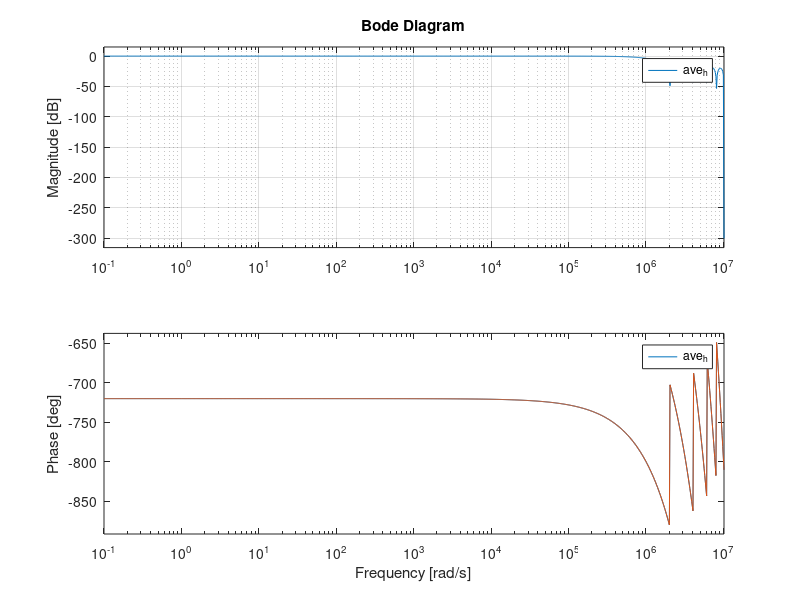
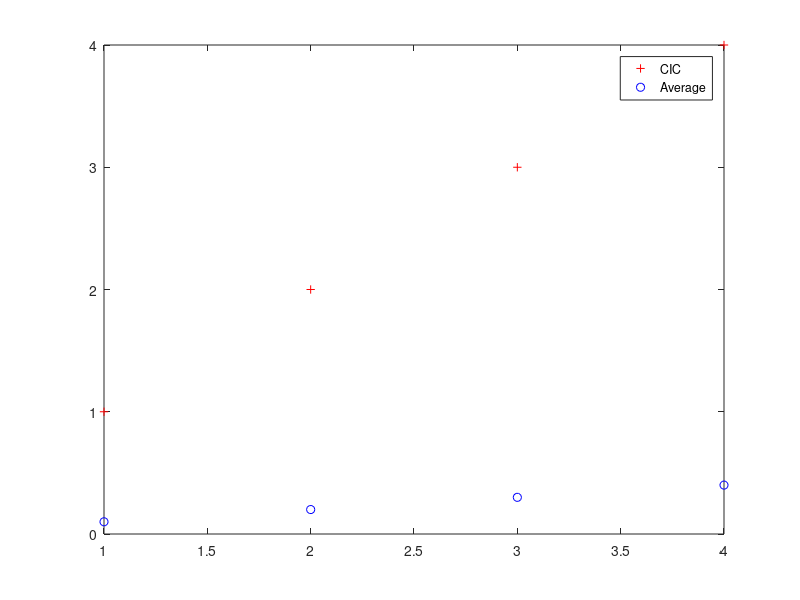
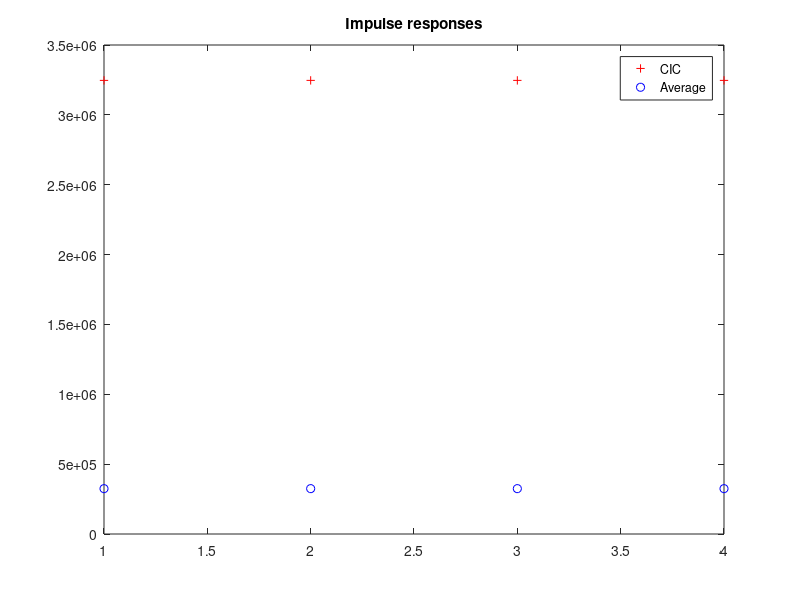
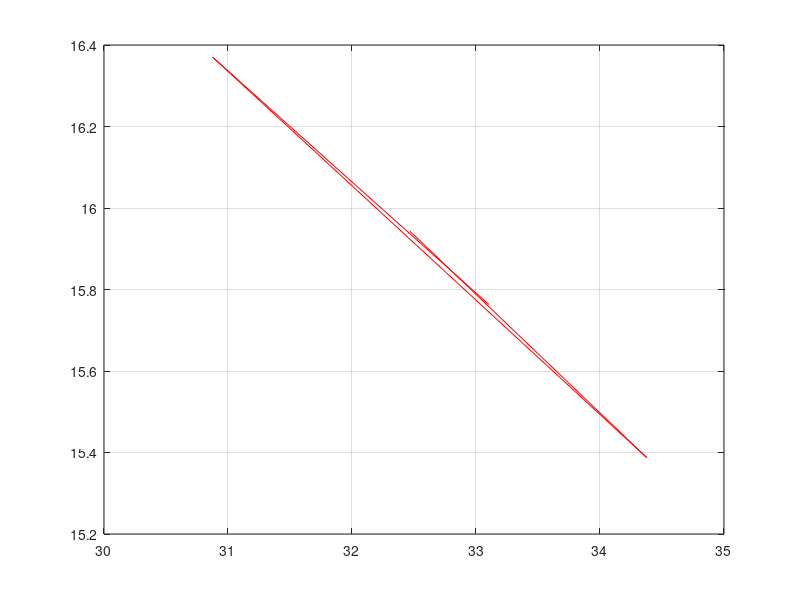

Source code (MATLAB) for these figures, in order: (Note: this script raises an error after producing the figures.)
%%parameters
clear;

D = 10;
Ts = 308*10^(-9) %308 ns, STMICROELECTRONICS
%Ts = 308;
N = 1;

% CIC filter
cic_num = zeros(1,D+1);
cic_num(1) = 1;
cic_num(D+1) = -1;

cic_den = [1 -1];

cic_h = filt(cic_num,cic_den,Ts)
cic_h = cic_h^N;
[cic_imp_y,cic_imp_t] = impulse(cic_h);

% recursive average filter
ave_num = zeros(1,D+1);
ave_num(1) = 1;
ave_num(D+1) = -1;
ave_den = D*[1 -1];

ave_h = filt(ave_num,ave_den,Ts)
[ave_imp_y,ave_imp_t] = impulse(ave_h);

% plot
figure(1)
%subplot (2,1,1)
bode(cic_h); grid;
hold on
%subplot (2,1,2)
%figure(10)
bode(ave_h); grid;
hold off

figure(2)
plot(step(cic_h),'r+')
hold on 
plot(step(ave_h),'bo')
legend('CIC','Average')
hold off

figure(3)
plot(cic_imp_y, 'r+')
hold on
plot(ave_imp_y, 'bo')
legend('CIC','Average')
hold off
title('Impulse responses')

figure(4)

[h,w] = freqz(cic_num,cic_den,'half',2001);
plot(w/pi,20*log10(abs(h)),'r')
grid;
ax = gca;
%ax.YLim = [-100 20];
ax.XTick = 0:.25:1;
xlabel('Normalized Frequency (\times\pi rad/sample)')
ylabel('Magnitude (dB)')

hold on;
[h,w] = freqz(ave_num,ave_den,'half',2001);
plot(w/pi,20*log10(abs(h)),'b')
hold off;
